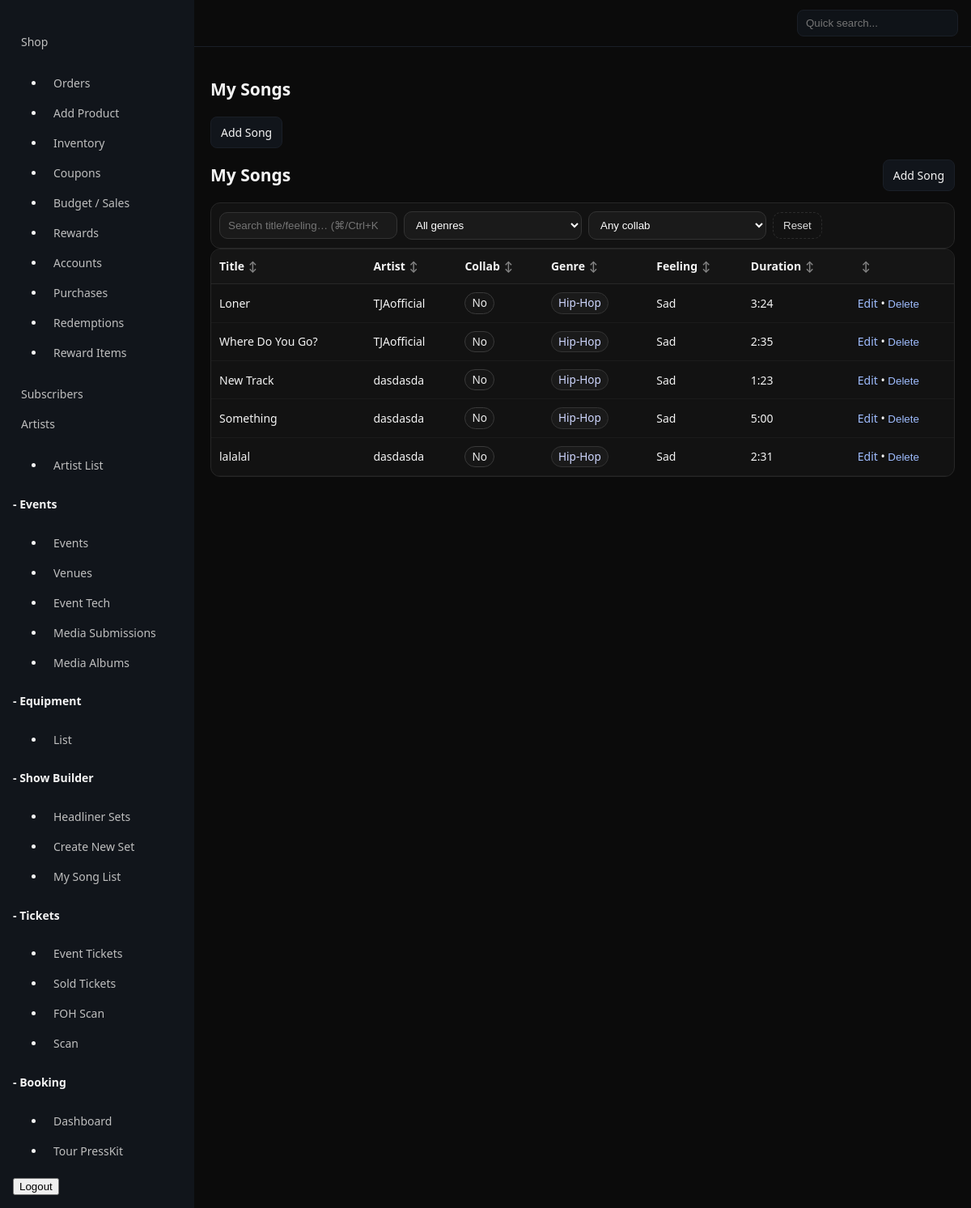
Page /control/setbuilder/songs/ (signed in) on the committed database.
### setbuilder/models.py (models this page shows, shortened)
class Song(models.Model):
    GENRE_CHOICES = [
        ("hiphop","Hip-Hop"), ("rnb","R&B"), ("pop","Pop"),
        ("edm","EDM"), ("trap","Trap"), ("alt","Alt/Indie"),
        ("other","Other"),
    ]
    primary_artist = models.ForeignKey("pages.Artist", on_delete=models.CASCADE, related_name="songs")
    title = models.CharField(max_length=160)
    duration_seconds = models.PositiveIntegerField(validators=[MinValueValidator(1)])
    is_collab = models.BooleanField(default=False)
    collab_kind = models.CharField(max_length=16, blank=True, choices=[("headliners","Headliners"), ("other","Other")])
    collaborator_artists = models.ManyToManyField("pages.Artist", blank=True, related_name="featured_on")
    collab_other = models.CharField(max_length=200, blank=True)  # free-text for non-headliner collabs
    genre = models.CharField(max_length=12, choices=GENRE_CHOICES, blank=True)
    feeling = models.CharField(max_length=200, blank=True)  # “short description of the feeling”
    created_at = models.DateTimeField(auto_now_add=True)
    class Meta:
        ordering = ["primary_artist__name", "title"]
    @property
    def duration_label(self):
        m, s = divmod(self.duration_seconds, 60)
        return f"{m}:{s:02d}"

### pages/models.py (models this page shows, shortened)
class Artist(models.Model):
    ROLE_CHOICES = [("headliner","Headliner"),("opener","Opener"),("guest","Guest")]
    user = models.OneToOneField(
        User,
        null=True,
        blank=True,
        on_delete=models.SET_NULL,
        help_text="Headliner account that can edit this EPK.",
        related_name="artist_dashboard"
    )
    name = models.CharField(max_length=160)
    slug = models.SlugField(max_length=180, unique=True, blank=True)
    short_tag = models.CharField(max_length=40, blank=True, help_text="Short label used on the headliners grid")
    genre = models.CharField(max_length=120, blank=True)
    hometown = models.CharField(max_length=120, blank=True)
    bio = models.TextField(blank=True)
    avatar = models.ImageField(upload_to="artists/avatar/", blank=True)
    hero_image = models.ImageField(upload_to="artists/hero/", blank=True)
    is_public = models.BooleanField(default=True)
    sort = models.PositiveIntegerField(default=0)
    default_role = models.CharField(max_length=20, choices=ROLE_CHOICES, default="opener")
    website_url = models.URLField(blank=True)
    instagram_url = models.URLField(blank=True)
    tiktok_url = models.URLField(blank=True)
    youtube_url = models.URLField(blank=True)
    spotify_url = models.URLField(blank=True)
    apple_url = models.URLField(blank=True)
    contact_email = models.EmailField(blank=True)
    class Meta:
        ordering = ["sort", "name"]

### setbuilder/views_control.py (the view)
@headliner_required
def my_songs(request):
    my_artist = Artist.objects.filter(user=request.user).first()
    qs = Song.objects.filter(Q(primary_artist=my_artist) | Q(collaborator_artists=my_artist)).distinct()
    return render(request, "setbuilder/songs_list.html", {"songs": qs, "my_artist": my_artist})

### setbuilder/views_control.py (called while the page is built)
def is_headliner(u):
    if not u.is_authenticated:
        return False
    return Artist.objects.filter(user=u, is_public=True).exists() or u.is_superuser

### templates/setbuilder/songs_list.html (shortened to what this page needs)
{% extends "controlpanel/dashboard.html" %}{% load static %}
{% block head %}
<link rel="stylesheet" href="{% static 'css/songs_list.css' %}">
{% endblock %}
{% block content %}
<h1>My Songs</h1>
<p><a class="btn" href="{% url 'control:setbuilder:song_new' %}">Add Song</a></p>
<table class="cp-table">
  <thead><tr><th>Title</th><th>Artist</th><th>Collab</th><th>Genre</th><th>Feeling</th><th>Duration</th><th></th></tr></thead>
  <tbody>
    {% for s in songs %}
      <tr>
        <td>{{ s.title }}</td>
        <td>{{ s.primary_artist.name }}</td>
        <td>{% if s.is_collab %}Yes{% else %}No{% endif %}</td>
        <td>{{ s.get_genre_display|default:"" }}</td>
        <td>{{ s.feeling }}</td>
        <td>{{ s.duration_label }}</td>
        <td>
          <a href="{% url 'control:setbuilder:song_edit' s.id %}">Edit</a> •
          <form method="post" action="{% url 'control:setbuilder:song_delete' s.id %}" style="display:inline">
            {% csrf_token %}<button class="link" onclick="return confirm('Delete song?')">Delete</button>
          </form>
        </td>
      </tr>
    {% empty %}
      <tr><td colspan="7" class="muted">No songs yet.</td></tr>
    {% endfor %}
  </tbody>
</table>
{% endblock %}

### static/css/control.css (style rules this page uses)
:root { --bg:#0b0d11; --panel:#11151b; --ink:#e7edf3; --muted:#9eb0c2; --accent:#4fd1c5; }
* { box-sizing:border-box }
html,body { height:100% }
body { margin:0;background:var(--bg);color:var(--ink);font:14px/1.5 system-ui,-apple-system,Segoe UI,Roboto }
a { color:var(--ink);text-decoration:none }
.btn { display:inline-block;padding:8px 12px;border:1px solid #1a1f27;background:#11151b;color:var(--ink);border-radius:8px }

### static/css/songs_list.css (style rules this page uses)
:root { --ink:#f4f4f4; --muted:#bfbfbf; --bg:#0b0b0b; --card:#121212; --line:#272727; --brand:#6a86ff; --danger:#ff6b6b; --ok:#29d98f; --chip:#1a1a1a; }
.cp-table { width:100%;border-collapse:separate;border-spacing:0;overflow:hidden; background:var(--card);border:1px solid var(--line);border-radius:12px }
.cp-table thead th { text-align:left;padding:10px;background:#151515;border-bottom:1px solid var(--line); position:sticky;top:0;z-index:1 }
.cp-table thead th.sortable { cursor:pointer;user-select:none }
.cp-table thead th.sortable::after { content:"↕";font-size:.9em;opacity:.5;margin-left:.4em }
.cp-table tbody td { padding:10px;border-bottom:1px solid #1b1b1b }
.cp-table .sl-actions a,.cp-table .sl-actions button { color:#9fbdff;background:none;border:none;padding:0;cursor:pointer }

### rows in the picture
Song: title "Loner", primary_artist.name "TJAofficial", feeling "Sad", duration_label "3:24"
Song: title "Where Do You Go?", primary_artist.name "TJAofficial", feeling "Sad", duration_label "2:35"
Song: title "New Track", primary_artist.name "dasdasda", feeling "Sad", duration_label "1:23"
Song: title "Something", primary_artist.name "dasdasda", feeling "Sad", duration_label "5:00"
Song: title "lalalal", primary_artist.name "dasdasda", feeling "Sad", duration_label "2:31"
